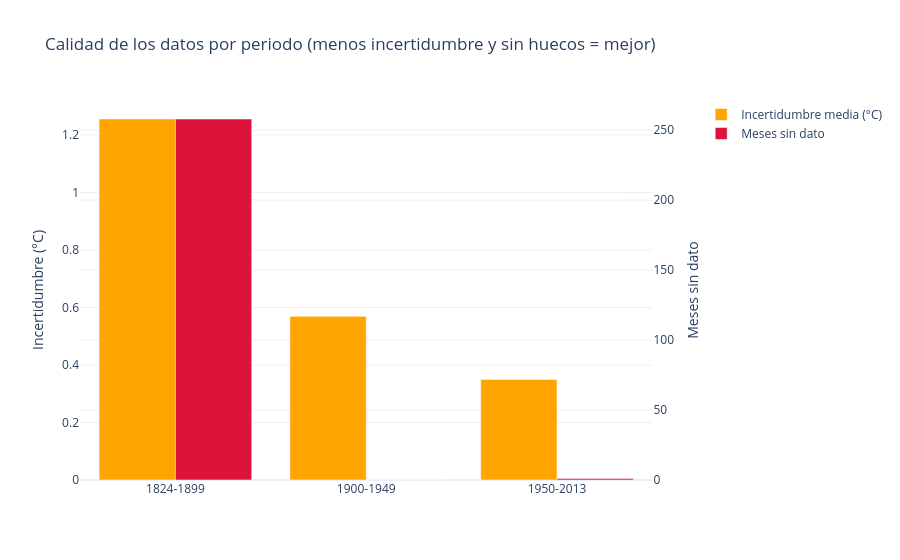

Notebook code for this chart:
### Code cell
periodos = [
    ('1824-1899', 1824, 1900),
    ('1900-1949', 1900, 1950),
    ('1950-2013', 1950, 2014)
]

labels = [p[0] for p in periodos]

unc = [
    bogota_full[
        (bogota_full['dt'].dt.year >= a) &
        (bogota_full['dt'].dt.year < b)
    ]['AverageTemperatureUncertainty'].mean()
    for _, a, b in periodos
]

nan = [
    bogota_full[
        (bogota_full['dt'].dt.year >= a) &
        (bogota_full['dt'].dt.year < b)
    ]['AverageTemperature'].isna().sum()
    for _, a, b in periodos
]

fig = make_subplots(specs=[[{"secondary_y": True}]])

# Barras eje izquierdo
fig.add_trace(
    go.Bar(
        x=labels,
        y=unc,
        name="Incertidumbre media (°C)",
        marker_color="orange",
        offsetgroup=0
    ),
    secondary_y=False
)

# Barras eje derecho
fig.add_trace(
    go.Bar(
        x=labels,
        y=nan,
        name="Meses sin dato",
        marker_color="crimson",
        offsetgroup=1
    ),
    secondary_y=True
)

fig.update_layout(
    title="Calidad de los datos por periodo (menos incertidumbre y sin huecos = mejor)",
    barmode="group",
    template="plotly_white"
)

fig.update_yaxes(
    title_text="Incertidumbre (°C)",
    secondary_y=False
)

fig.update_yaxes(
    title_text="Meses sin dato",
    secondary_y=True
)

fig.show()

for (lab, a, b), u, n in zip(periodos, unc, nan):     
    print(f'{lab}: incertidumbre ±{u:.2f} °C | meses sin dato: {n}')

### Figure 1 — Plotly figure (JSON) as saved in the notebook; plotly's stock layout.template omitted (floating-point values rounded to 4 significant figures)
{"data": [{"marker": {"color": "orange"}, "name": "Incertidumbre media (°C)", "offsetgroup": "0", "type": "bar", "x": ["1824-1899", "1900-1949", "1950-2013"], "xaxis": "x", "y": [1.255, 0.5691, 0.3495], "yaxis": "y"}, {"marker": {"color": "crimson"}, "name": "Meses sin dato", "offsetgroup": "1", "type": "bar", "x": ["1824-1899", "1900-1949", "1950-2013"], "xaxis": "x", "y": [258, 0, 1], "yaxis": "y2"}], "layout": {"barmode": "group", "title": {"text": "Calidad de los datos por periodo (menos incertidumbre y sin huecos = mejor)"}, "xaxis": {"anchor": "y", "domain": [0, 0.94]}, "yaxis": {"anchor": "x", "domain": [0, 1], "title": {"text": "Incertidumbre (°C)"}}, "yaxis2": {"anchor": "x", "overlaying": "y", "side": "right", "title": {"text": "Meses sin dato"}}}}
